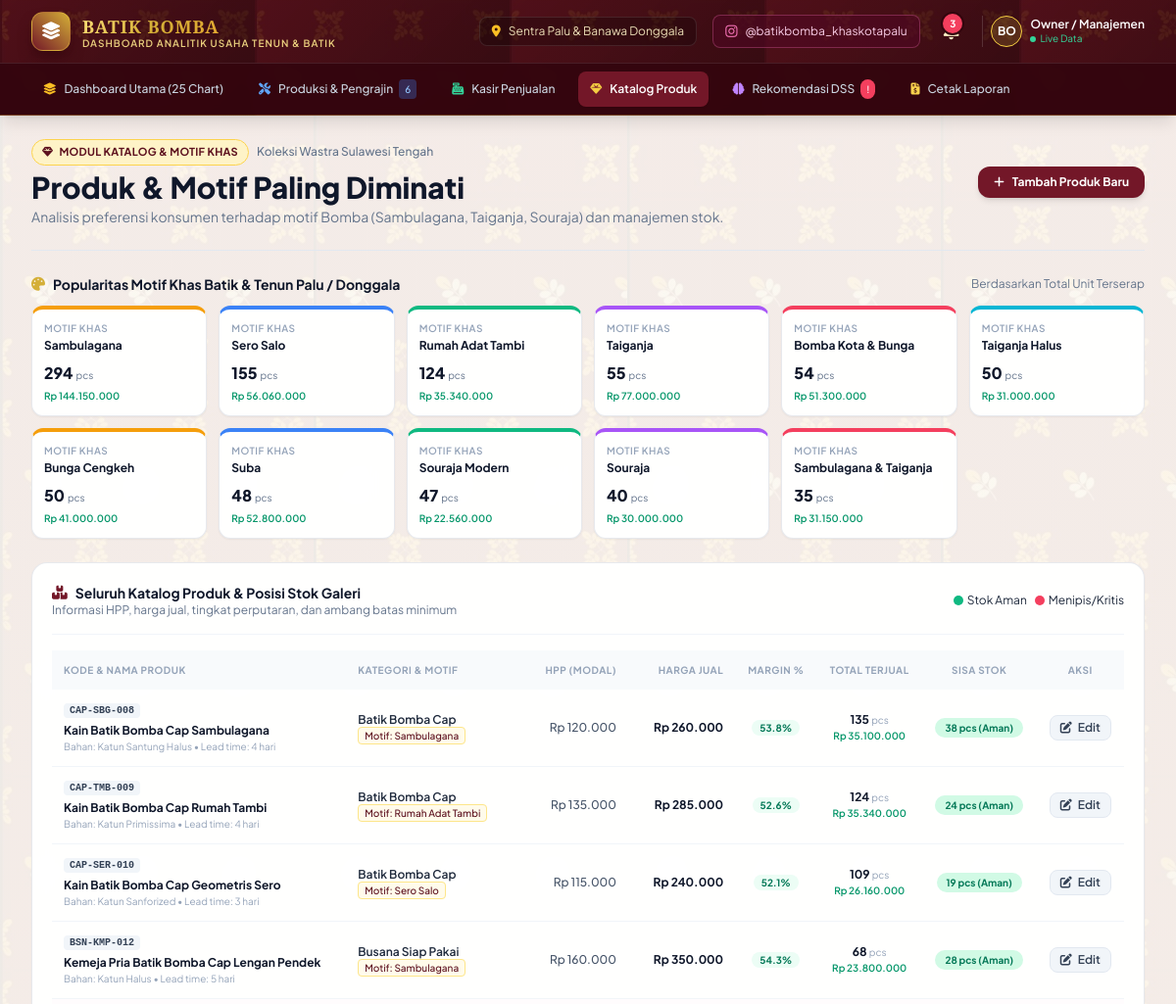
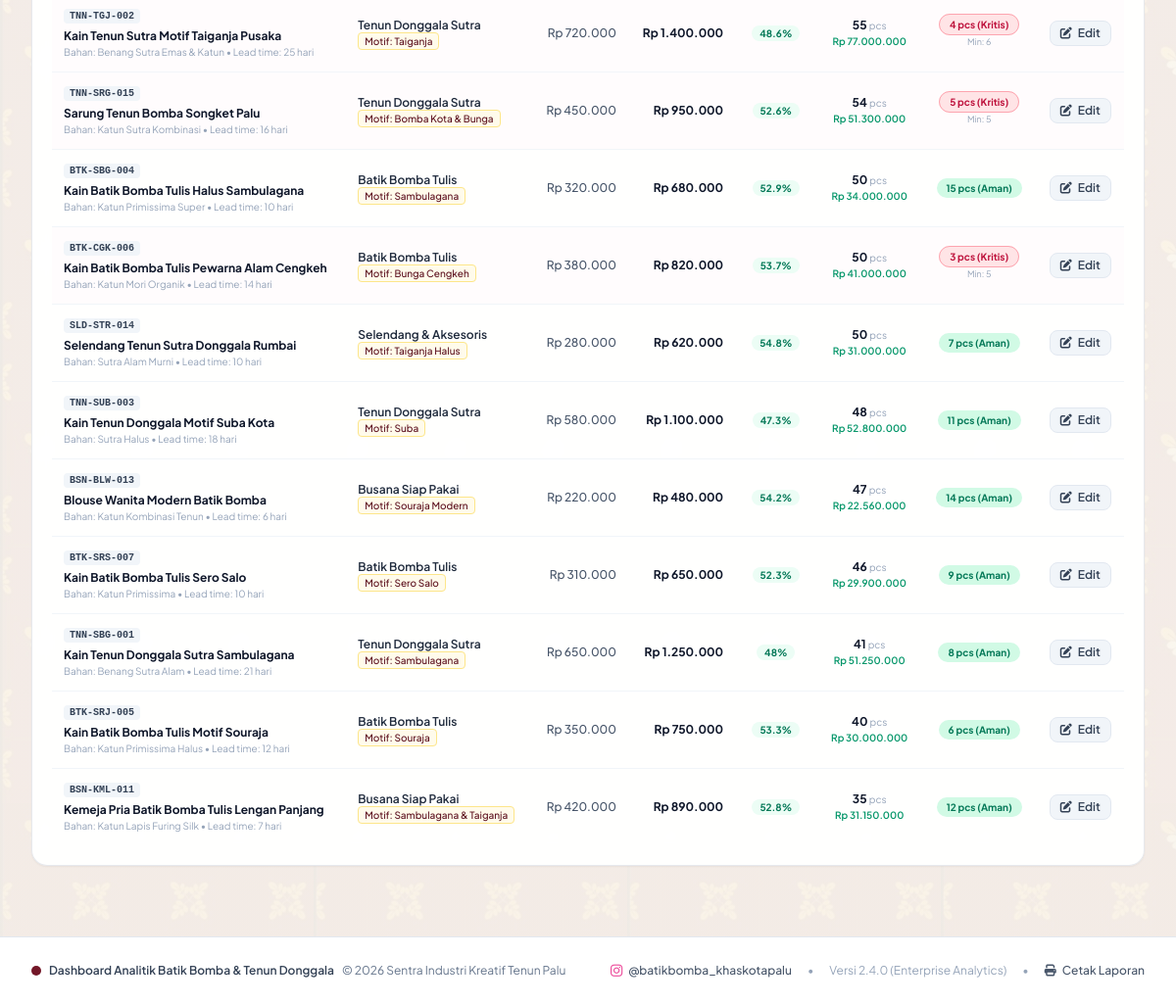
/products.php, run on the app's committed database (2 pictures, top to bottom).
### tables this page shows
CREATE TABLE products (
        id INTEGER PRIMARY KEY AUTOINCREMENT,
        category_id INTEGER NOT NULL,
        code TEXT NOT NULL UNIQUE,
        name TEXT NOT NULL,
        motif TEXT NOT NULL,
        material TEXT NOT NULL,
        production_cost REAL NOT NULL,
        selling_price REAL NOT NULL,
        stock_quantity INTEGER NOT NULL DEFAULT 0,
        min_stock_threshold INTEGER NOT NULL DEFAULT 5,
        lead_time_days INTEGER NOT NULL DEFAULT 7,
        status TEXT DEFAULT 'Tersedia',
        description TEXT,
        image_url TEXT,
        FOREIGN KEY (category_id) REFERENCES categories(id) ON DELETE RESTRICT
    );

### database.php (called while the page is built, shortened)
<?php
function formatRupiah($angka) {
    return 'Rp ' . number_format($angka, 0, ',', '.');
}

### products.php (the view, shortened to what this page needs)
<?php
require_once __DIR__ . '/config/database.php';
$pdo = getDBConnection();
$rankedProductsQuery = "SELECT
    p.*,
    c.name as category_name,
    COALESCE(SUM(si.quantity), 0) as total_sold_qty,
    COALESCE(SUM(si.subtotal), 0) as total_revenue,
    COALESCE(SUM(si.profit), 0) as total_profit_earned,
    ROUND(((p.selling_price - p.production_cost) / p.selling_price) * 100, 1) as profit_margin_pct
    FROM products p
    JOIN categories c ON p.category_id = c.id
    LEFT JOIN sale_items si ON p.id = si.product_id
    GROUP BY p.id
    ORDER BY total_sold_qty DESC";
$rankedProducts = $pdo->query($rankedProductsQuery)->fetchAll();
$motifQuery = "SELECT
    p.motif,
    COUNT(DISTINCT p.id) as varian_count,
    COALESCE(SUM(si.quantity), 0) as total_terjual,
    COALESCE(SUM(si.subtotal), 0) as total_omset
    FROM products p
    LEFT JOIN sale_items si ON p.id = si.product_id
    GROUP BY p.motif
    ORDER BY total_terjual DESC";
$motifStats = $pdo->query($motifQuery)->fetchAll();
include __DIR__ . '/includes/header.php';
?>
<div class="flex flex-col md:flex-row md:items-center md:justify-between pb-6 border-b border-slate-200 gap-4">
    <div>
        <div class="flex items-center space-x-2">
            <span class="px-2.5 py-1 text-[11px] font-bold tracking-wide uppercase rounded-full bg-amber-100 text-bomba-700 border border-amber-300">
                <i class="fas fa-gem mr-1"></i> Modul Katalog & Motif Khas
            </span>
            <span class="text-xs text-slate-500 font-medium">Koleksi Wastra Sulawesi Tengah</span>
        </div>
        <h1 class="text-2xl sm:text-3xl font-extrabold text-slate-900 mt-1">
            Produk & Motif Paling Diminati
        </h1>
        <p class="text-xs sm:text-sm text-slate-500 mt-0.5">
            Analisis preferensi konsumen terhadap motif Bomba (Sambulagana, Taiganja, Souraja) dan manajemen stok.
        </p>
    </div>
    <button onclick="openProductModal()" class="px-4 py-2 bg-bomba-600 hover:bg-bomba-700 text-white text-xs font-bold rounded-xl shadow-md transition flex items-center self-start md:self-auto">
        <i class="fas fa-plus mr-2"></i> Tambah Produk Baru
    </button>
</div>
<div class="my-6">
    <div class="flex items-center justify-between mb-3">
        <h3 class="text-sm font-bold text-slate-900 flex items-center">
            <i class="fas fa-palette mr-2 text-gold-500"></i> Popularitas Motif Khas Batik & Tenun Palu / Donggala
        </h3>
        <span class="text-xs text-slate-500">Berdasarkan Total Unit Terserap</span>
    </div>
    <div class="grid grid-cols-2 sm:grid-cols-3 lg:grid-cols-6 gap-3">
        <?php
        $motifColors = ['border-t-amber-500', 'border-t-blue-500', 'border-t-emerald-500', 'border-t-purple-500', 'border-t-rose-500', 'border-t-cyan-500'];
        $i = 0;
        foreach ($motifStats as $m):
            $topClass = $motifColors[$i % count($motifColors)];
            $i++;
        ?>
        <div class="glass-card rounded-xl p-3 border-t-4 <?= $topClass ?> shadow-sm hover:shadow-md transition">
            <span class="text-[10px] text-slate-400 font-semibold uppercase tracking-wider block">Motif Khas</span>
            <h4 class="font-bold text-xs text-slate-900 mt-0.5 truncate" title="<?= htmlspecialchars($m['motif']) ?>"><?= htmlspecialchars($m['motif']) ?></h4>
            <div class="mt-2 text-base font-extrabold text-slate-900"><?= number_format($m['total_terjual'], 0, ',', '.') ?> <span class="text-[10px] font-normal text-slate-500">pcs</span></div>
            <div class="text-[10px] font-semibold text-emerald-600 truncate mt-0.5"><?= formatRupiah($m['total_omset']) ?></div>
        </div>
        <?php endforeach; ?>
    </div>
</div>
<div class="glass-card rounded-2xl p-5 shadow-sm">
    <div class="flex flex-col sm:flex-row sm:items-center sm:justify-between pb-4 border-b border-slate-100 gap-3">
        <div>
            <h3 class="text-sm font-bold text-slate-900 flex items-center">
                <i class="fas fa-boxes mr-2 text-bomba-600"></i> Seluruh Katalog Produk & Posisi Stok Galeri
            </h3>
            <p class="text-xs text-slate-500">Informasi HPP, harga jual, tingkat perputaran, dan ambang batas minimum</p>
        </div>
        <div class="flex items-center space-x-2 text-xs">
            <span class="flex items-center"><span class="w-2.5 h-2.5 rounded-full bg-emerald-500 mr-1"></span> Stok Aman</span>
            <span class="flex items-center"><span class="w-2.5 h-2.5 rounded-full bg-rose-500 mr-1"></span> Menipis/Kritis</span>
        </div>
    </div>
    <div class="mt-4 overflow-x-auto">
        <table class="w-full text-left text-xs text-slate-600">
            <thead class="text-slate-400 bg-slate-50 uppercase text-[10px] tracking-wider">
                <tr>
                    <th class="py-3 px-3">Kode & Nama Produk</th>
                    <th class="py-3 px-3">Kategori & Motif</th>
                    <th class="py-3 px-3 text-right">HPP (Modal)</th>
                    <th class="py-3 px-3 text-right">Harga Jual</th>
                    <th class="py-3 px-3 text-center">Margin %</th>
                    <th class="py-3 px-3 text-center">Total Terjual</th>
                    <th class="py-3 px-3 text-center">Sisa Stok</th>
                    <th class="py-3 px-3 text-center">Aksi</th>
                </tr>
            </thead>
            <tbody class="divide-y divide-slate-100">
                <?php foreach ($rankedProducts as $prod):
                    $isCritical = $prod['stock_quantity'] <= $prod['min_stock_threshold'];
                ?>
                <tr class="hover:bg-slate-50/70 transition <?= $isCritical ? 'bg-rose-50/20' : '' ?>">
                    <td class="py-3 px-3">
                        <span class="font-mono text-[10px] bg-slate-100 text-slate-700 px-1.5 py-0.5 rounded font-bold"><?= htmlspecialchars($prod['code']) ?></span>
                        <div class="font-bold text-slate-900 mt-1"><?= htmlspecialchars($prod['name']) ?></div>
                        <div class="text-[10px] text-slate-400">Bahan: <?= htmlspecialchars($prod['material']) ?> &bull; Lead time: <?= $prod['lead_time_days'] ?> hari</div>
                    </td>
                    <td class="py-3 px-3">
                        <span class="font-semibold text-slate-800 block"><?= htmlspecialchars($prod['category_name']) ?></span>
                        <span class="text-[10px] text-bomba-700 bg-amber-50 border border-amber-200 px-1.5 py-0.5 rounded font-medium">Motif: <?= htmlspecialchars($prod['motif']) ?></span>
                    </td>
                    <td class="py-3 px-3 text-right font-medium text-slate-600">
                        <?= formatRupiah($prod['production_cost']) ?>
                    </td>
                    <td class="py-3 px-3 text-right font-bold text-slate-900">
                        <?= formatRupiah($prod['selling_price']) ?>
                    </td>
                    <td class="py-3 px-3 text-center">
                        <span class="px-2 py-0.5 rounded-full text-[10px] font-bold bg-emerald-50 text-emerald-700">
                            <?= $prod['profit_margin_pct'] ?>%
                        </span>
                    </td>
                    <td class="py-3 px-3 text-center font-bold text-slate-900">
                        <?= number_format($prod['total_sold_qty'], 0, ',', '.') ?> <span class="text-[10px] font-normal text-slate-400">pcs</span>
                        <div class="text-[10px] text-emerald-600 font-semibold"><?= formatRupiah($prod['total_revenue']) ?></div>
                    </td>
                    <td class="py-3 px-3 text-center">
                        <?php if ($isCritical): ?>
                            <span class="px-2.5 py-1 rounded-full text-[10px] font-bold bg-rose-100 text-rose-700 border border-rose-300 animate-pulse">
                                <?= $prod['stock_quantity'] ?> pcs (Kritis)
                            </span>
                            <div class="text-[9px] text-slate-400 mt-0.5">Min: <?= $prod['min_stock_threshold'] ?></div>
                        <?php else: ?>
                            <span class="px-2.5 py-1 rounded-full text-[10px] font-bold bg-emerald-100 text-emerald-700">
                                <?= $prod['stock_quantity'] ?> pcs (Aman)
                            </span>
                        <?php endif; ?>
                    </td>
                    <td class="py-3 px-3 text-center">
                        <button onclick="editProductModal(<?= htmlspecialchars(json_encode($prod)) ?>)" class="px-2.5 py-1 bg-slate-100 hover:bg-bomba-50 text-slate-700 hover:text-bomba-700 border border-slate-200 rounded-lg text-xs font-semibold transition">
                            <i class="fas fa-edit mr-1"></i> Edit
                        </button>
                    </td>
                </tr>
                <?php endforeach; ?>
            </tbody>
        </table>
    </div>
</div>
<?php include __DIR__ . '/includes/footer.php'; ?>

### header.php (style rules this page uses)
body.batik-page-bg { background-color: #FBF8F5; background-image: linear-gradient(to bottom, rgba(253, 250, 246, 0.93), rgba(250, 246, 240, 0.95)), url('assets/images/batik-bomba-bg.png'); background-size: 320px; background-repeat: repeat; background-attachment: fixed; }
.glass-card { background: rgba(255, 255, 255, 0.96); backdrop-filter: blur(10px); border: 1px solid rgba(229, 231, 235, 0.9); }

### data on the page
products: code "CAP-SBG-008", name "Kain Batik Bomba Cap Sambulagana", material "Katun Santung Halus", lead_time_days "4", category_name "Batik Bomba Cap", motif "Sambulagana", production_cost "Rp 120.000", selling_price "Rp 260.000", profit_margin_pct "53.8", total_sold_qty "135", total_revenue "Rp 35.100.000", stock_quantity "38"
products: code "CAP-TMB-009", name "Kain Batik Bomba Cap Rumah Tambi", material "Katun Primissima", lead_time_days "4", category_name "Batik Bomba Cap", motif "Rumah Adat Tambi", production_cost "Rp 135.000", selling_price "Rp 285.000", profit_margin_pct "52.6", total_sold_qty "124", total_revenue "Rp 35.340.000", stock_quantity "24"
products: code "CAP-SER-010", name "Kain Batik Bomba Cap Geometris Sero", material "Katun Sanforized", lead_time_days "3", category_name "Batik Bomba Cap", motif "Sero Salo", production_cost "Rp 115.000", selling_price "Rp 240.000", profit_margin_pct "52.1", total_sold_qty "109", total_revenue "Rp 26.160.000", stock_quantity "19"
products: code "BSN-KMP-012", name "Kemeja Pria Batik Bomba Cap Lengan Pendek", material "Katun Halus", lead_time_days "5", category_name "Busana Siap Pakai", motif "Sambulagana", production_cost "Rp 160.000", selling_price "Rp 350.000", profit_margin_pct "54.3", total_sold_qty "68", total_revenue "Rp 23.800.000", stock_quantity "28"
products: code "TNN-TGJ-002", name "Kain Tenun Sutra Motif Taiganja Pusaka", material "Benang Sutra Emas & Katun", lead_time_days "25", category_name "Tenun Donggala Sutra", motif "Taiganja", production_cost "Rp 720.000", selling_price "Rp 1.400.000", profit_margin_pct "48.6", total_sold_qty "55", total_revenue "Rp 77.000.000", stock_quantity "4", min_stock_threshold "6"
products: code "TNN-SRG-015", name "Sarung Tenun Bomba Songket Palu", material "Katun Sutra Kombinasi", lead_time_days "16", category_name "Tenun Donggala Sutra", motif "Bomba Kota & Bunga", production_cost "Rp 450.000", selling_price "Rp 950.000", profit_margin_pct "52.6", total_sold_qty "54", total_revenue "Rp 51.300.000", stock_quantity "5", min_stock_threshold "5"
products: code "BTK-SBG-004", name "Kain Batik Bomba Tulis Halus Sambulagana", material "Katun Primissima Super", lead_time_days "10", category_name "Batik Bomba Tulis", motif "Sambulagana", production_cost "Rp 320.000", selling_price "Rp 680.000", profit_margin_pct "52.9", total_sold_qty "50", total_revenue "Rp 34.000.000", stock_quantity "15"
products: code "BTK-CGK-006", name "Kain Batik Bomba Tulis Pewarna Alam Cengkeh", material "Katun Mori Organik", lead_time_days "14", category_name "Batik Bomba Tulis", motif "Bunga Cengkeh", production_cost "Rp 380.000", selling_price "Rp 820.000", profit_margin_pct "53.7", total_sold_qty "50", total_revenue "Rp 41.000.000", stock_quantity "3", min_stock_threshold "5"
products: code "SLD-STR-014", name "Selendang Tenun Sutra Donggala Rumbai", material "Sutra Alam Murni", lead_time_days "10", category_name "Selendang & Aksesoris", motif "Taiganja Halus", production_cost "Rp 280.000", selling_price "Rp 620.000", profit_margin_pct "54.8", total_sold_qty "50", total_revenue "Rp 31.000.000", stock_quantity "7"
products: code "TNN-SUB-003", name "Kain Tenun Donggala Motif Suba Kota", material "Sutra Halus", lead_time_days "18", category_name "Tenun Donggala Sutra", motif "Suba", production_cost "Rp 580.000", selling_price "Rp 1.100.000", profit_margin_pct "47.3", total_sold_qty "48", total_revenue "Rp 52.800.000", stock_quantity "11"
products: code "BSN-BLW-013", name "Blouse Wanita Modern Batik Bomba", material "Katun Kombinasi Tenun", lead_time_days "6", category_name "Busana Siap Pakai", motif "Souraja Modern", production_cost "Rp 220.000", selling_price "Rp 480.000", profit_margin_pct "54.2", total_sold_qty "47", total_revenue "Rp 22.560.000", stock_quantity "14"
products: code "BTK-SRS-007", name "Kain Batik Bomba Tulis Sero Salo", material "Katun Primissima", lead_time_days "10", category_name "Batik Bomba Tulis", motif "Sero Salo", production_cost "Rp 310.000", selling_price "Rp 650.000", profit_margin_pct "52.3", total_sold_qty "46", total_revenue "Rp 29.900.000", stock_quantity "9"
products: code "TNN-SBG-001", name "Kain Tenun Donggala Sutra Sambulagana", material "Benang Sutra Alam", lead_time_days "21", category_name "Tenun Donggala Sutra", motif "Sambulagana", production_cost "Rp 650.000", selling_price "Rp 1.250.000", profit_margin_pct "48", total_sold_qty "41", total_revenue "Rp 51.250.000", stock_quantity "8"
products: code "BTK-SRJ-005", name "Kain Batik Bomba Tulis Motif Souraja", material "Katun Primissima Halus", lead_time_days "12", category_name "Batik Bomba Tulis", motif "Souraja", production_cost "Rp 350.000", selling_price "Rp 750.000", profit_margin_pct "53.3", total_sold_qty "40", total_revenue "Rp 30.000.000", stock_quantity "6"
products: code "BSN-KML-011", name "Kemeja Pria Batik Bomba Tulis Lengan Panjang", material "Katun Lapis Furing Silk", lead_time_days "7", category_name "Busana Siap Pakai", motif "Sambulagana & Taiganja", production_cost "Rp 420.000", selling_price "Rp 890.000", profit_margin_pct "52.8", total_sold_qty "35", total_revenue "Rp 31.150.000", stock_quantity "12"

### other printed values
$criticalStockCount "3"
$activeBatchesCount "6"
$m['motif'] "Sambulagana"
$m['total_terjual'] "294"
formatRupiah($m['total_omset']) "Rp 144.150.000"
$m['motif'] "Sero Salo"
$m['total_terjual'] "155"
formatRupiah($m['total_omset']) "Rp 56.060.000"
$m['motif'] "Rumah Adat Tambi"
$m['total_terjual'] "124"
formatRupiah($m['total_omset']) "Rp 35.340.000"
$m['motif'] "Taiganja"
$m['total_terjual'] "55"
formatRupiah($m['total_omset']) "Rp 77.000.000"
$m['motif'] "Bomba Kota & Bunga"
